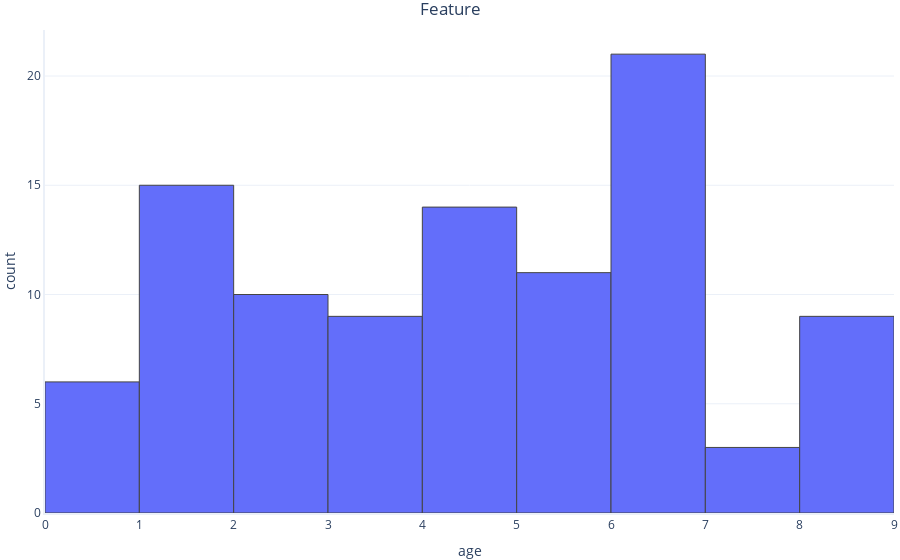
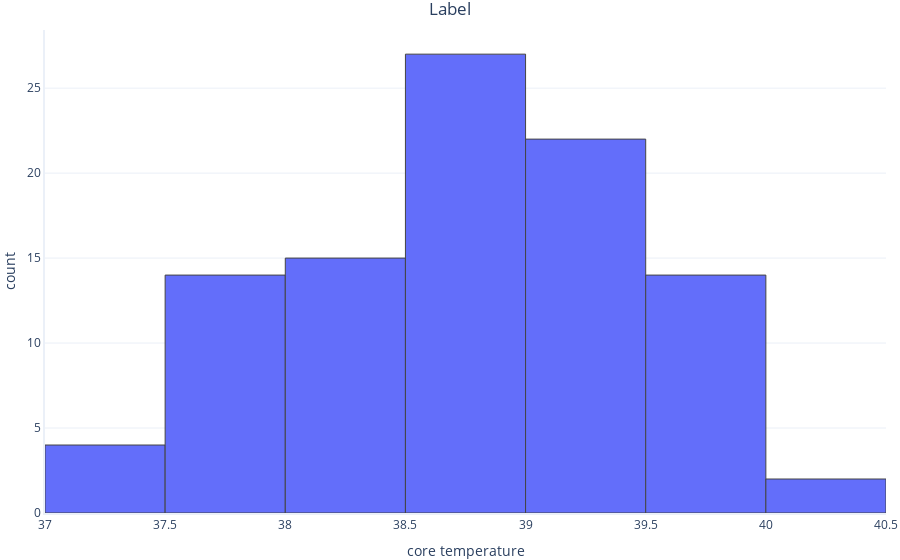

The notebook cell these images were saved under, in order:
### Code cell
import graphing

graphing.histogram(dataset, label_x='age', nbins=10, title="Feature", show=True)
graphing.histogram(dataset, label_x='core_temperature', nbins=10, title="Label")

### Figure 1 — Plotly figure (JSON) as saved in the notebook; plotly's stock layout.template omitted (floating-point values rounded to 4 significant figures)
{"data": [{"alignmentgroup": "True", "bingroup": "x", "hovertemplate": "age=%{x}<br>count=%{y}<extra></extra>", "legendgroup": "", "marker": {"color": "#636efa", "pattern": {"shape": ""}}, "name": "", "nbinsx": 10, "offsetgroup": "", "orientation": "v", "showlegend": false, "type": "histogram", "x": [6.9, 5.4, 5.4, 4.8, 4.8, 7.8, 2.7, 5.7, 1.5, 1.8, 4.2, 4.5, 1.5, 5.1, 4.8, 5.1, 3.6, 4.2, 2.7, 8.7, 0.9, 6.3, 1.2, 2.7, 6, 6, 0.6, 3.9, 6, 5.7, 6.9, 5.1, 2.1, 3.6, 6.3, 2.4, 8.4, 7.5, 5.7, 5.7, 2.7, 4.2, 6.9, 3, 1.8, 2.4, 6.3, 0.6, 1.8, 4.8, 8.4, 8.1, 6.3, 8.7, 4.5, 4.5, 7.5, 1.2, 5.7, 0.6, 6.9, 8.1, 0.6, 1.2, 6.6, 8.1, 2.7, 3.9, 4.2, 6.9, 1.2, 3.9, 3.6, 0.3, 3, 8.7, 2.1, 6.6, 1.5, 5.1, 6, 2.1, 6, 4.2, 1.5, 1.8, 1.8, 6.9, 6.9, 4.5, 1.8, 8.4, 3, 4.5, 1.8, 6.6, 6.9, 6], "xaxis": "x", "yaxis": "y"}], "layout": {"autosize": true, "barmode": "relative", "legend": {"tracegroupgap": 0}, "title": {"text": "Feature"}, "xaxis": {"anchor": "y", "autorange": true, "domain": [0, 1], "range": [0, 9], "title": {"text": "age"}, "type": "linear"}, "yaxis": {"anchor": "x", "autorange": true, "domain": [0, 1], "range": [0, 22.11], "title": {"text": "count"}}}}

### Figure 2 — Plotly figure (JSON) as saved in the notebook; plotly's stock layout.template omitted (floating-point values rounded to 4 significant figures)
{"data": [{"alignmentgroup": "True", "bingroup": "x", "hovertemplate": "core temperature=%{x}<br>count=%{y}<extra></extra>", "legendgroup": "", "marker": {"color": "#636efa", "pattern": {"shape": ""}}, "name": "", "nbinsx": 10, "offsetgroup": "", "orientation": "v", "showlegend": false, "type": "histogram", "x": [38.42, 39.02, 39.15, 39.06, 38.66, 38.61, 39.47, 38.82, 37.78, 39.18, 39.52, 38.58, 38.28, 38.4, 38.65, 39.62, 37.73, 39.37, 37.99, 39.93, 37.61, 38.83, 37.4, 38.99, 39.72, 38.1, 37.6, 39.5, 38.5, 38.27, 38.7, 39.08, 38.29, 38.4, 39.3, 38.38, 38.47, 39.59, 38.13, 39.8, 37.93, 39.67, 38.21, 38.93, 37.8, 37.52, 39.35, 38.92, 38.73, 38.35, 40.17, 39.48, 39.96, 39.03, 39.71, 37.87, 38.93, 38.76, 38.98, 39.07, 39.31, 40.26, 39.2, 37.47, 38.62, 39.74, 37.96, 38.52, 39.59, 39.49, 37.32, 38.3, 39.33, 38.18, 37.79, 38.97, 37.98, 38.93, 37.99, 39.87, 38.51, 39.15, 38.61, 38.95, 37.47, 38.24, 38.77, 39.87, 38.87, 39.09, 39.0, 39.26, 38.68, 37.94, 38.79, 39.49, 38.58, 39.77], "xaxis": "x", "yaxis": "y"}], "layout": {"autosize": true, "barmode": "relative", "legend": {"tracegroupgap": 0}, "title": {"text": "Label"}, "xaxis": {"anchor": "y", "autorange": true, "domain": [0, 1], "range": [37, 40.5], "title": {"text": "core temperature"}, "type": "linear"}, "yaxis": {"anchor": "x", "autorange": true, "domain": [0, 1], "range": [0, 28.42], "title": {"text": "count"}}}}
